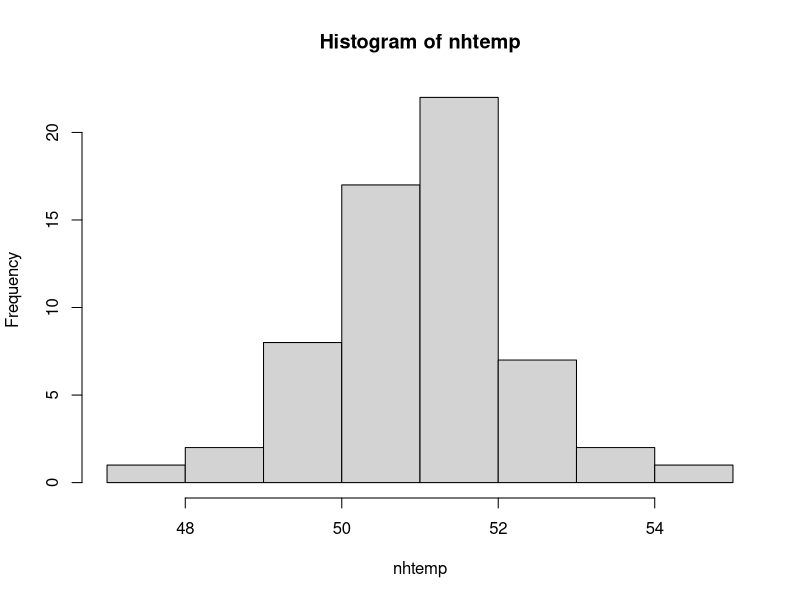
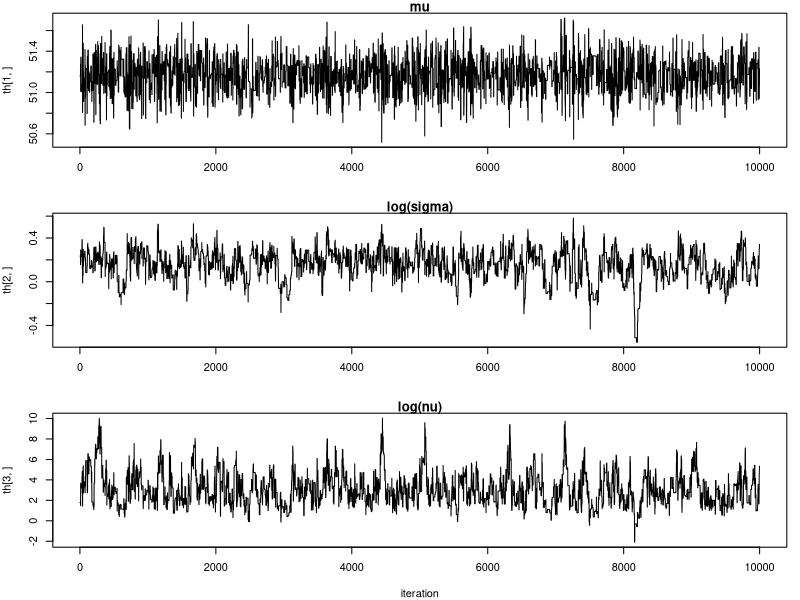
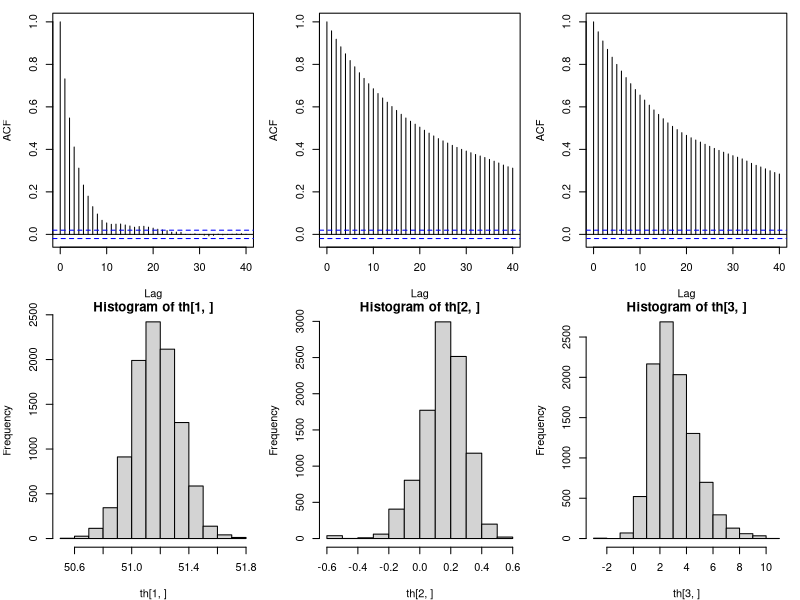
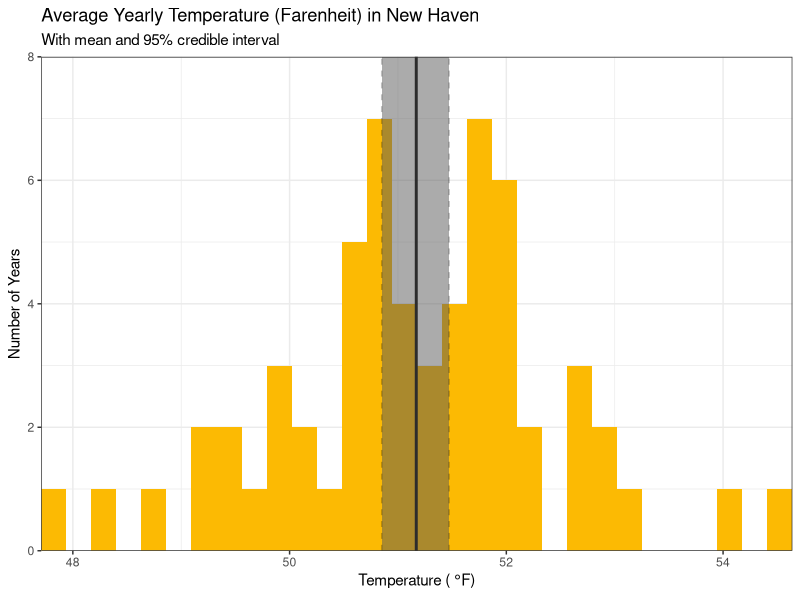

Source code (R) for these figures, in order:
## ---- chunk 1
library(ggplot2)
data("nhtemp")
## ---- chunk 2
hist(nhtemp)
## ---- chunk 3
loglikT <- function(theta, Y) {
  mu <- theta[1]
  sig <- exp(theta[2])
  df <- 1 + exp(theta[3])
  # evaluate the density f_nu
  sum(dt((Y - mu) / sig, df = df, log = TRUE) - log(sig))
}
## ---- chunk 4
ns <- 10000 # num stesp
th <- matrix(0, nrow = 3, ncol = ns) # parameters at each step

#
# define staring/initializing values (easy in this scenario)
th[, 1] <- c(
  mean(nhtemp),    # \mu
  log(sd(nhtemp)), # \sigma
  log(6)           # \nu
)

#
# initial log likelihood
ll_th <- loglikT(th[, 1], nhtemp)

#
# initial log of prior density
## improper uniform priors for mu and sigma (theta_1 and theta_2)
## theta_3 (nu) has a gaussian prior
lprior_th <- dnorm(th[3, 1], mean = 3, sd = 2, log = TRUE)

#
# proposal standard deviation (would be tuned in practice)
p_sd <- c(.5, .1, 1.2)

#
# acceptance counter
## good idea to keep track of how often steps are being accepted/rejected.
## For a random walk type proposal distribution, ~roughly a 1/4 acceptance rate
## is a good rule of thumb.
accept <- 0

#
# start MH sampler iterations
for (i in seq(2, ns)) {
    # proposal
    ## use previous state of chain to generate proposed theta values 
    thp <- th[, i - 1] + rnorm(3) * p_sd
    # log prior for the proposal
    ## (only needed for nu since mu,sigma have improper uniform priors)
    lprior_p <- dnorm(thp[3], mean = 3, sd = 2, log = TRUE)
    # log likelihood of the proposal
    ll_p <- loglikT(thp, nhtemp)
    # acceptance
    ## determine whether to accept/reject the proposal based on MH accept ratio
    ## (likelihood of proposal * prior of proposal) /
    ##    (likelihood of previous state * prior of previous state)
    accept_prob <- exp(ll_p + lprior_p - ll_th - lprior_th)
    if (runif(1) < accept_prob) {
        # current state becomes proposal
        th[, i] <- thp
        ll_th <- ll_p
        lprior_th <- lprior_p
        accept <- accept + 1
    } else {
        # reject - current state remains the same as previous
        th[, i] <- th[, i-1]
    }
}

accept/ns ## about 1/4 is ideal
## ---- chunk 5
par(mfrow = c(3,1), mar = c(4,4,1,1))
plot(th[1,], type = "l", main = "mu", xlab = "")
plot(th[2,], type = "l", main = "log(sigma)", xlab = "")
plot(th[3,], type = "l", main = "log(nu)", xlab = "iteration")

## ---- chunk 6
par(mfrow = c(2,3))
acf(th[1,]); acf(th[2,]); acf(th[3,])
hist(th[1,]); hist(th[2,]); hist(th[3,])
## ---- chunk 7
# transform sigma and nu from log scale
thtr <- th
thtr[2:3, ] <- exp(thtr[2:3, ])
thtr[3, ] <- thtr[3, ] + 1

#
# posterior means:
posterior_means <- rowMeans(thtr)
setNames(posterior_means, c("mu", "sigma", "nu"))

#
# 95% credible intervals:
ci <- apply(thtr, 1, quantile, prob = c(.025, .975))
`colnames<-`(ci, c("mu", "sigma", "nu"))
## ---- chunk 8
dat <- data.frame(
  temp = as.numeric(nhtemp)
)

ggplot() +
  geom_histogram(data = dat, aes(x = temp), fill = "#fcba03", bins = 30) +
  geom_vline(xintercept = posterior_means[1], linewidth = 1) +
  geom_rect(aes(xmin = ci[1, 1], xmax = ci[2, 1], ymin = 0, ymax = Inf),
            alpha = 0.5) +
  geom_vline(xintercept = ci[, 1], linetype = "dashed", alpha = 0.25) +
  coord_cartesian(ylim = c(0, 8), expand = FALSE) +
  labs(title = "Average Yearly Temperature (Farenheit) in New Haven",
       subtitle = "With mean and 95% credible interval",
       x = expression("Temperature ("*~degree*F*")"),
       y = "Number of Years") +
  theme_bw()

